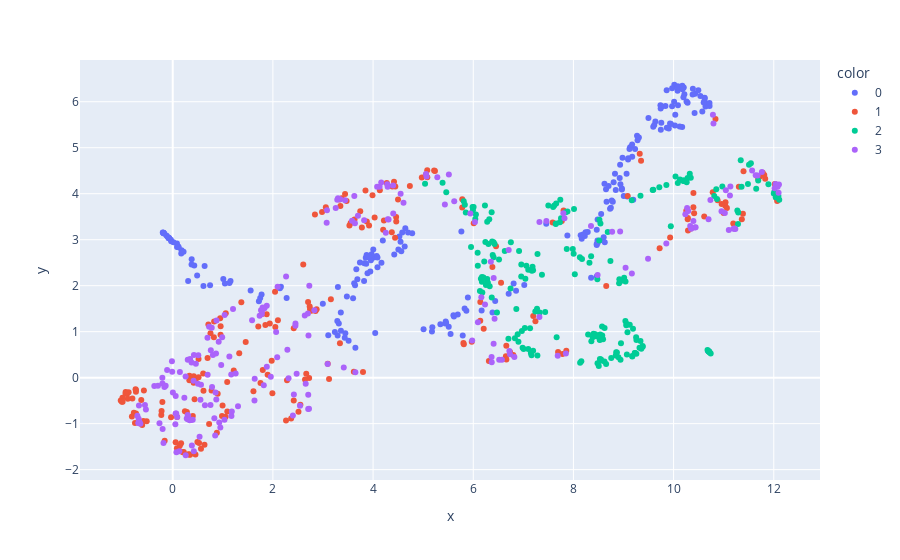

The cell this chart's notebook holds for it:
### Markdown cell above
# Interperting the poor accuracy

### Code cell
import umap 
import plotly.express as px
reducer = umap.UMAP(n_components=2)
reduction = reducer.fit_transform(df[df.columns[:18]])
comp1, comp2 = reduction[:,0], reduction[:,1]

px.scatter(x=comp1, y=comp2, color=df[18].astype(str))

### Figure 1 — Plotly figure (JSON) as saved in the notebook; plotly's stock layout.template omitted (floating-point values rounded to 4 significant figures; data arrays with more than 128 entries replaced by an {"elided": "..."} marker saying what was removed)
{"data": [{"hovertemplate": "color=0<br>x=%{x}<br>y=%{y}<extra></extra>", "legendgroup": "0", "marker": {"color": "#636efa", "symbol": "circle"}, "mode": "markers", "name": "0", "orientation": "v", "showlegend": true, "type": "scatter", "x": {"elided": "218 float values"}, "xaxis": "x", "y": {"elided": "218 float values"}, "yaxis": "y"}, {"hovertemplate": "color=1<br>x=%{x}<br>y=%{y}<extra></extra>", "legendgroup": "1", "marker": {"color": "#EF553B", "symbol": "circle"}, "mode": "markers", "name": "1", "orientation": "v", "showlegend": true, "type": "scatter", "x": {"elided": "217 float values"}, "xaxis": "x", "y": {"elided": "217 float values"}, "yaxis": "y"}, {"hovertemplate": "color=2<br>x=%{x}<br>y=%{y}<extra></extra>", "legendgroup": "2", "marker": {"color": "#00cc96", "symbol": "circle"}, "mode": "markers", "name": "2", "orientation": "v", "showlegend": true, "type": "scatter", "x": {"elided": "199 float values"}, "xaxis": "x", "y": {"elided": "199 float values"}, "yaxis": "y"}, {"hovertemplate": "color=3<br>x=%{x}<br>y=%{y}<extra></extra>", "legendgroup": "3", "marker": {"color": "#ab63fa", "symbol": "circle"}, "mode": "markers", "name": "3", "orientation": "v", "showlegend": true, "type": "scatter", "x": {"elided": "212 float values"}, "xaxis": "x", "y": {"elided": "212 float values"}, "yaxis": "y"}], "layout": {"legend": {"title": {"text": "color"}, "tracegroupgap": 0}, "margin": {"t": 60}, "xaxis": {"anchor": "y", "domain": [0, 1], "title": {"text": "x"}}, "yaxis": {"anchor": "x", "domain": [0, 1], "title": {"text": "y"}}}}
